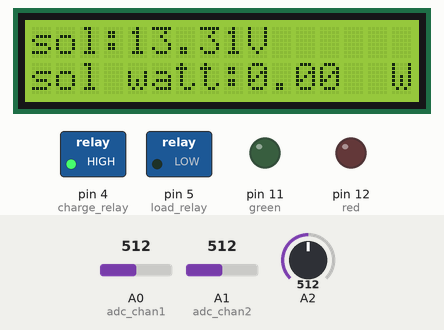
Simulated run of this sketch. Board: Arduino Uno, built with avr-gcc and run on an emulated ATmega328P. On the bench: 16×2 character LCD, switched loads named in the sketch (green lamp = pin HIGH), output pins drawn as LEDs (lit = HIGH). The test bench sets the inputs (shaded band); at power-on: A0 (adc_chan1) = 512, A1 (adc_chan2) = 512, A2 = 512.

Above: at 3.2 s.
3.3 s: A0 (adc_chan1) set to 716
At 7.36 s:
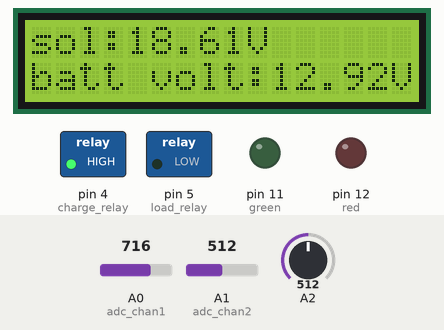
9.1 s: A1 (adc_chan2) set to 716
At 12.36 s:
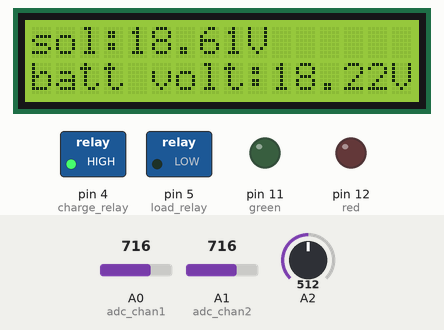
14.1 s: A2 set to 306
At 18.9 s:
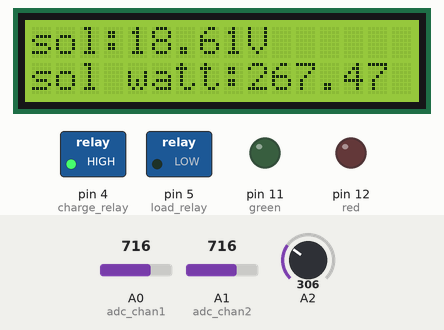
23.6 s: A2 set to 140
At 28.9 s:
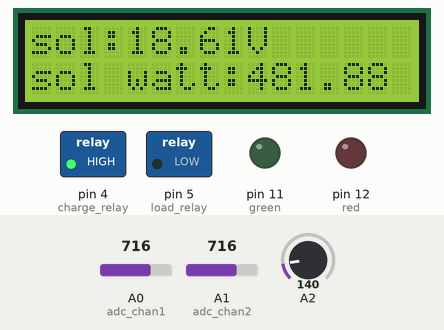
33.6 s: A0 (adc_chan1) set to 900
At 38.8 s:
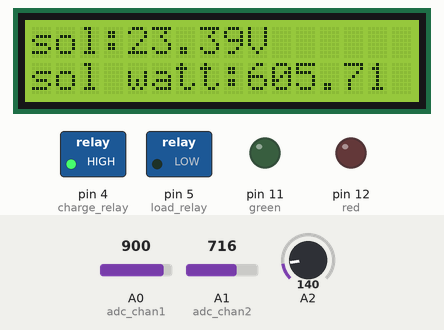
39.1 s: A1 (adc_chan2) set to 900
At 42.5 s:
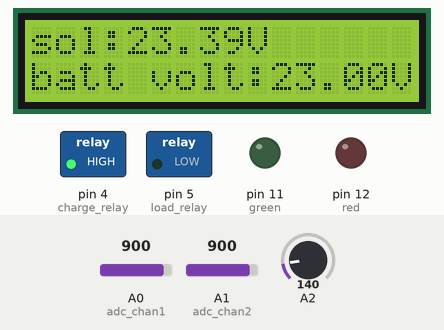
Timing chart, 0 to 44.0 s (numbered marks = the images above; inputs shaded):
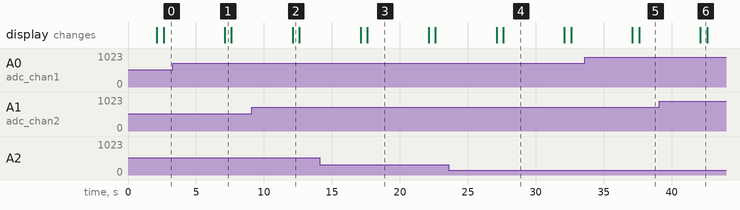

Measured:
- after the input at 3.3 s, the display: changes after 3.8 s (image 1)
- after the input at 9.1 s, the display: changes after 3.0 s (image 2)
- after the input at 14.1 s, the display: first differs from a run without the input after 3.5 s (image 3)
- after the input at 23.6 s, the display: first differs from a run without the input after 4.0 s (image 4)
- after the input at 33.6 s, the display: first changes after 3.5 s (image 5 shows a later state)
- after the input at 39.1 s, the display: changes after 3.0 s (image 6)
- what the display in image 1 shows lasts 0.5 s, from 7.1 s to 7.6 s

The sketch:

solar_charger_saikat.ino
```cpp
//#include <LCD.h>
#include <LiquidCrystal_I2C.h>

#define I2C_ADDR 0x27 //I2C adress, you should use the code to scan the adress first (0x27) here
/*
#define BACKLIGHT_PIN 3 // Declaring LCD Pins
#define En_pin 2
#define Rw_pin 1
#define Rs_pin 0
#define D4_pin 4
#define D5_pin 5
#define D6_pin 6
#define D7_pin 7

LiquidCrystal_I2C lcd(I2C_ADDR,En_pin,Rw_pin,Rs_pin,D4_pin,D5_pin,D6_pin,D7_pin);
*/
LiquidCrystal_I2C lcd(I2C_ADDR,16,2);


const int adc_chan1 = A0;
const int adc_chan2 = A1;
const int green = 11;
const int red = 12;

const int load_relay = 5;
const int charge_relay = 4;

unsigned long previousMillis = -5000;
const long interval = 5000;

const float R1 = 10000;
const float R2 = 2200;
const float R3 = 10000;
const float R4 = 2200;

float sol_volt, batt_volt, sol_watt;
float vo1, vo2;


int adc_sol_volt;
int adc_batt_volt;


void setup()
{
  Serial.begin(9600);
  pinMode(11, OUTPUT);
  pinMode(12, OUTPUT);
  pinMode(4, OUTPUT);
  pinMode(5, OUTPUT);
  digitalWrite(4, 1);
  digitalWrite(5, 0);

  lcd.begin ();
//  lcd.setBacklightPin(BACKLIGHT_PIN,POSITIVE);
  lcd.setBacklight(HIGH);
  lcd.home ();
  lcd.print("charge controller");
  delay(2000);
  lcd.clear();
}


void loop()
{
  unsigned long currentMillis = millis();
  if (currentMillis - previousMillis >= interval) {
  previousMillis = currentMillis;

  lcd.clear();
  adc_sol_volt = analogRead(adc_chan1);
  vo1 = ((adc_sol_volt/1024.0)*4.80);
  sol_volt = (vo1*(R1+R2))/R2;
  lcd.home();
  lcd.print("sol:");
  lcd.print(sol_volt);
  lcd.print("V");

  adc_batt_volt = analogRead(adc_chan2);
  vo2 = ((adc_batt_volt/1024.0)*4.8);
  batt_volt = (vo2*(R3+R4))/R4;
  batt_volt = batt_volt - 0.39;
  lcd.setCursor(0,1);
  lcd.print("batt volt:");
  lcd.print(batt_volt);
  lcd.print("V");

  unsigned int x=0;
  float AcsValue=0.0,Samples=0.0,AvgAcs=0.0,Acs=0.0;
  for (int x = 0; x < 150; x++)
  {
    AcsValue = analogRead(A2);
    Samples = Samples + AcsValue;
    delay (3);
  }

  AvgAcs=Samples/150.0;
  Acs = (2.35 - (AvgAcs * (4.69 / 1024.0)) )/0.066;
  if(Acs <= 0.6){ Acs = 0; }
  lcd.setCursor(0,2);
  lcd.print("sol curr:");
  lcd.print(Acs);
  lcd.setCursor(0,14);
  lcd.print("A");


  sol_watt = ( Acs * sol_volt );
  lcd.setCursor(0,3);
  lcd.print("sol watt:");
  lcd.println(sol_watt);
  lcd.print("W");


    if(batt_volt >= 6.0 && batt_volt <= 6.2)
    {

      digitalWrite(red, 1);
      digitalWrite(green, 0);
      digitalWrite(charge_relay, 0);//on
      digitalWrite(load_relay, 0);//off
      //lcd.clear();
      lcd.setCursor(13,0);
      lcd.print("Load OFF");

    }
    if(batt_volt >= 6.3 && batt_volt <= 6.8)
    {
      digitalWrite(red, 0);
      digitalWrite(green, 1);
      digitalWrite(charge_relay, 1);//off
      digitalWrite(load_relay, 1);//on
      lcd.setCursor(13,0);
      //lcd.clear();
      lcd.print("Load ON");
    }
  }


}
```
